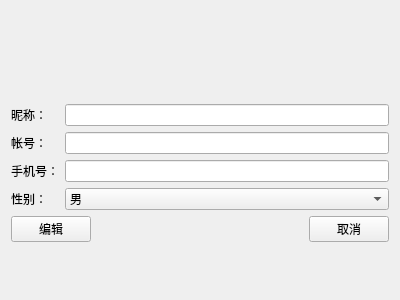
<?xml version="1.0" encoding="UTF-8"?>
<ui version="4.0">
 <class>TAInformationWidget</class>
 <widget class="QWidget" name="TAInformationWidget">
  <property name="geometry">
   <rect>
    <x>0</x>
    <y>0</y>
    <width>400</width>
    <height>300</height>
   </rect>
  </property>
  <property name="windowTitle">
   <string>Form</string>
  </property>
  <layout class="QGridLayout" name="gridLayout_2">
   <item row="0" column="0">
    <layout class="QGridLayout" name="gridLayout">
     <item row="0" column="0">
      <layout class="QHBoxLayout" name="horizontalLayout_3">
       <item>
        <widget class="QWidget" name="widget" native="true">
         <property name="sizePolicy">
          <sizepolicy hsizetype="Fixed" vsizetype="Fixed">
           <horstretch>40</horstretch>
           <verstretch>40</verstretch>
          </sizepolicy>
         </property>
         <property name="minimumSize">
          <size>
           <width>40</width>
           <height>40</height>
          </size>
         </property>
        </widget>
       </item>
       <item>
        <spacer name="horizontalSpacer_2">
         <property name="sizePolicy">
          <sizepolicy hsizetype="Minimum" vsizetype="Minimum">
           <horstretch>0</horstretch>
           <verstretch>0</verstretch>
          </sizepolicy>
         </property>
         <property name="orientation">
          <enum>Qt::Horizontal</enum>
         </property>
         <property name="sizeHint" stdset="0">
          <size>
           <width>160</width>
           <height>20</height>
          </size>
         </property>
        </spacer>
       </item>
      </layout>
     </item>
     <item row="1" column="0">
      <layout class="QHBoxLayout" name="horizontalLayout">
       <item>
        <layout class="QVBoxLayout" name="verticalLayout">
         <item>
          <widget class="QLabel" name="label_2">
           <property name="text">
            <string>昵称：</string>
           </property>
          </widget>
         </item>
         <item>
          <widget class="QLabel" name="label_3">
           <property name="text">
            <string>帐号：</string>
           </property>
          </widget>
         </item>
         <item>
          <widget class="QLabel" name="label_4">
           <property name="text">
            <string>手机号：</string>
           </property>
          </widget>
         </item>
         <item>
          <widget class="QLabel" name="label_5">
           <property name="text">
            <string>性别：</string>
           </property>
          </widget>
         </item>
        </layout>
       </item>
       <item>
        <layout class="QVBoxLayout" name="verticalLayout_2">
         <item>
          <widget class="QLineEdit" name="NickName"/>
         </item>
         <item>
          <widget class="QLineEdit" name="UserID"/>
         </item>
         <item>
          <widget class="QLineEdit" name="Phone"/>
         </item>
         <item>
          <widget class="QComboBox" name="SexcomboBox">
           <item>
            <property name="text">
             <string>男</string>
            </property>
           </item>
           <item>
            <property name="text">
             <string>女</string>
            </property>
           </item>
          </widget>
         </item>
        </layout>
       </item>
      </layout>
     </item>
     <item row="2" column="0">
      <layout class="QHBoxLayout" name="horizontalLayout_2">
       <item>
        <widget class="QPushButton" name="editButton">
         <property name="text">
          <string>编辑</string>
         </property>
        </widget>
       </item>
       <item>
        <spacer name="horizontalSpacer">
         <property name="orientation">
          <enum>Qt::Horizontal</enum>
         </property>
         <property name="sizeHint" stdset="0">
          <size>
           <width>40</width>
           <height>20</height>
          </size>
         </property>
        </spacer>
       </item>
       <item>
        <widget class="QPushButton" name="CancelButton">
         <property name="text">
          <string>取消</string>
         </property>
        </widget>
       </item>
      </layout>
     </item>
    </layout>
   </item>
  </layout>
 </widget>
 <resources/>
 <connections/>
</ui>
